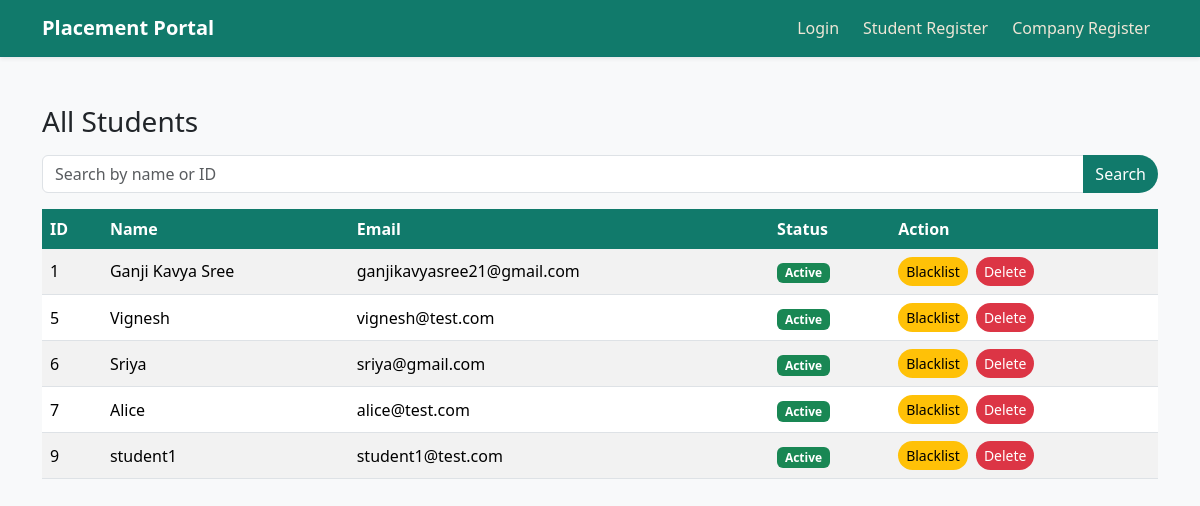
The app's page /admin/students with its own data.
### models.py (models this page shows)
class Student(db.Model):
    id = db.Column(db.Integer, primary_key=True)
    name = db.Column(db.String(100))
    email = db.Column(db.String(100))
    resume = db.Column(db.String(200))
    password = db.Column(db.String(100))
    phone = db.Column(db.String(15),nullable=True)
    branch = db.Column(db.String(50))
    year = db.Column(db.String(10))
    cgpa = db.Column(db.Float)
    skills = db.Column(db.String(200))
    applications = db.relationship('Application', backref='student',cascade="all, delete",
    passive_deletes=True)
    is_blacklisted = db.Column(db.Boolean, default=False)

### routes/admin_routes.py (the view)
@admin_bp.route("/admin/students")
def view_students():
    search = request.args.get("search")
    query = Student.query
    if search:
        query = query.filter(
            (Student.name.ilike(f"%{search}%"))|
            (Student.email.ilike(f"%{search}%")) |
            (Student.id.like(f"%{search}%"))
        )
    students = query.all()
    return render_template("admin_students.html", students=students)

### templates/admin_students.html
{% extends "base.html" %}
{% block content %}
<h3 class="mb-3">All Students</h3>
<form method="GET" class="mb-3">
    <div class="input-group">
        <input type="text" name="search" value="{{ request.args.get('search','') }}" class="form-control" placeholder="Search by name or ID">
        <button class="btn btn-primary">Search</button>
    </div>
</form>
<div class="table-responsive">
<table class="table table-striped table-hover align-middle">
    <thead class="table-dark">
        <tr>
            <th>ID</th>
            <th>Name</th>
            <th>Email</th>
            <th>Status</th>
            <th>Action</th>
        </tr>
    </thead>
    <tbody>
        {% for s in students %}
        <tr>
            <td>{{ s.id }}</td>
            <td>{{ s.name }}</td>
            <td>{{ s.email }}</td>
            <td>
                {% if s.is_blacklisted %}
                    <span class="badge bg-danger">Blacklisted</span>
                {% else %}
                    <span class="badge bg-success">Active</span>
                {% endif %}
            </td>
            <td class="d-flex gap-2">
                <a href="{{ url_for('admin.blacklist_student', id=s.id) }}" class="btn btn-warning btn-sm">Blacklist</a>
                <a href="{{ url_for('admin.delete_student', id=s.id) }}" class="btn btn-danger btn-sm">Delete</a>
            </td>
        </tr>
        {% endfor %}
    </tbody>
</table>
</div>
{% endblock %}

### static/styles.css (style rules this page uses)
body { min-height: 100vh; background: #f8f9fa; color: #212529; }
.table { margin-bottom: 0; }
.table thead th { background-color: #117a6b; color: #ffffff; border-bottom: none; }
.table-striped > tbody > tr:nth-of-type(odd) > * { --bs-table-accent-bg: #efe6d6; }
.btn { border-radius: 999px; border: none; transition: transform 0.2s ease, box-shadow 0.2s ease, filter 0.2s ease; }
.btn-primary { background-color: #117a6b; }
.btn-danger { background-color: #dc3545; }

### records on screen
Student: id "1", name "Ganji Kavya Sree", email "ganjikavyasree21@gmail.com", is_blacklisted "Active"
Student: id "5", name "Vignesh", email "vignesh@test.com", is_blacklisted "Active"
Student: id "6", name "Sriya", email "sriya@gmail.com", is_blacklisted "Active"
Student: id "7", name "Alice", email "alice@test.com", is_blacklisted "Active"
Student: id "9", name "student1", email "student1@test.com", is_blacklisted "Active"
